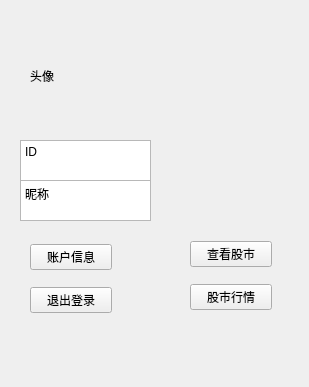
<?xml version="1.0" encoding="UTF-8"?>
<ui version="4.0">
 <class>Widget</class>
 <widget class="QWidget" name="Widget">
  <property name="geometry">
   <rect>
    <x>0</x>
    <y>0</y>
    <width>309</width>
    <height>387</height>
   </rect>
  </property>
  <property name="windowTitle">
   <string>主界面</string>
  </property>
  <widget class="QLabel" name="label">
   <property name="geometry">
    <rect>
     <x>30</x>
     <y>20</y>
     <width>101</width>
     <height>111</height>
    </rect>
   </property>
   <property name="text">
    <string>头像</string>
   </property>
  </widget>
  <widget class="QTextBrowser" name="textBrowser">
   <property name="geometry">
    <rect>
     <x>20</x>
     <y>140</y>
     <width>131</width>
     <height>41</height>
    </rect>
   </property>
   <property name="html">
    <string>&lt;!DOCTYPE HTML PUBLIC &quot;-//W3C//DTD HTML 4.0//EN&quot; &quot;http://www.w3.org/TR/REC-html40/strict.dtd&quot;&gt;
&lt;html&gt;&lt;head&gt;&lt;meta name=&quot;qrichtext&quot; content=&quot;1&quot; /&gt;&lt;meta charset=&quot;utf-8&quot; /&gt;&lt;style type=&quot;text/css&quot;&gt;
p, li { white-space: pre-wrap; }
hr { height: 1px; border-width: 0; }
li.unchecked::marker { content: &quot;\2610&quot;; }
li.checked::marker { content: &quot;\2612&quot;; }
&lt;/style&gt;&lt;/head&gt;&lt;body style=&quot; font-family:'Microsoft YaHei UI'; font-size:9pt; font-weight:400; font-style:normal;&quot;&gt;
&lt;p style=&quot; margin-top:0px; margin-bottom:0px; margin-left:0px; margin-right:0px; -qt-block-indent:0; text-indent:0px;&quot;&gt;ID&lt;/p&gt;&lt;/body&gt;&lt;/html&gt;</string>
   </property>
  </widget>
  <widget class="QTextBrowser" name="textBrowser_2">
   <property name="geometry">
    <rect>
     <x>20</x>
     <y>180</y>
     <width>131</width>
     <height>41</height>
    </rect>
   </property>
   <property name="html">
    <string>&lt;!DOCTYPE HTML PUBLIC &quot;-//W3C//DTD HTML 4.0//EN&quot; &quot;http://www.w3.org/TR/REC-html40/strict.dtd&quot;&gt;
&lt;html&gt;&lt;head&gt;&lt;meta name=&quot;qrichtext&quot; content=&quot;1&quot; /&gt;&lt;meta charset=&quot;utf-8&quot; /&gt;&lt;style type=&quot;text/css&quot;&gt;
p, li { white-space: pre-wrap; }
hr { height: 1px; border-width: 0; }
li.unchecked::marker { content: &quot;\2610&quot;; }
li.checked::marker { content: &quot;\2612&quot;; }
&lt;/style&gt;&lt;/head&gt;&lt;body style=&quot; font-family:'Microsoft YaHei UI'; font-size:9pt; font-weight:400; font-style:normal;&quot;&gt;
&lt;p style=&quot; margin-top:0px; margin-bottom:0px; margin-left:0px; margin-right:0px; -qt-block-indent:0; text-indent:0px;&quot;&gt;昵称&lt;/p&gt;&lt;/body&gt;&lt;/html&gt;</string>
   </property>
  </widget>
  <widget class="QWidget" name="layoutWidget">
   <property name="geometry">
    <rect>
     <x>30</x>
     <y>233</y>
     <width>82</width>
     <height>91</height>
    </rect>
   </property>
   <layout class="QVBoxLayout" name="verticalLayout">
    <item>
     <widget class="QPushButton" name="zhanghuxinxi">
      <property name="text">
       <string>账户信息</string>
      </property>
     </widget>
    </item>
    <item>
     <widget class="QPushButton" name="tuichudenglu">
      <property name="text">
       <string>退出登录</string>
      </property>
     </widget>
    </item>
   </layout>
  </widget>
  <widget class="QWidget" name="layoutWidget">
   <property name="geometry">
    <rect>
     <x>190</x>
     <y>230</y>
     <width>82</width>
     <height>91</height>
    </rect>
   </property>
   <layout class="QVBoxLayout" name="verticalLayout_2">
    <item>
     <widget class="QPushButton" name="chakangushi">
      <property name="text">
       <string>查看股市</string>
      </property>
     </widget>
    </item>
    <item>
     <widget class="QPushButton" name="hangqing">
      <property name="text">
       <string>股市行情</string>
      </property>
     </widget>
    </item>
   </layout>
  </widget>
 </widget>
 <resources/>
 <connections/>
</ui>
